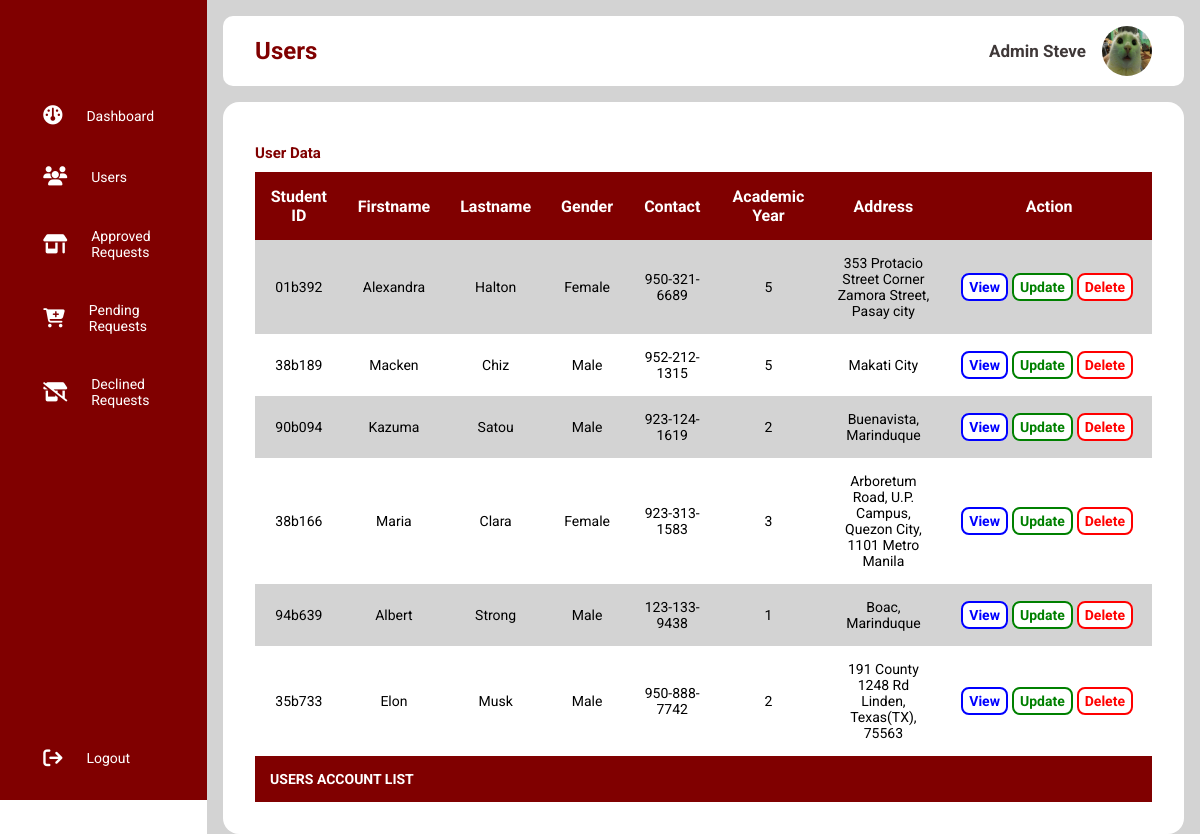
Screenshot of /admin/users.php (signed in) with the database file from the repository.
### tables this page shows
CREATE TABLE `users` (
  `id` int(11) NOT NULL,
  `student_id` varchar(25) NOT NULL,
  `firstname` varchar(50) NOT NULL,
  `lastname` varchar(25) NOT NULL,
  `gender` varchar(10) NOT NULL,
  `email_address` varchar(50) NOT NULL,
  `password` varchar(255) NOT NULL,
  `contact_no` varchar(12) NOT NULL,
  `address` varchar(255) NOT NULL,
  `course` varchar(255) NOT NULL,
  `academic_year` varchar(255) NOT NULL,
  `access_level` varchar(25) NOT NULL,
  `image_profile` varchar(255) NOT NULL,
  `profile_status` varchar(50) NOT NULL,
  `created` timestamp NOT NULL DEFAULT current_timestamp(),
  `modified` datetime NOT NULL DEFAULT current_timestamp()
);

### object/user.php (called while the page is built, shortened)
<?php
class User {
	private $conn;
	private $table_name = "users";
	public function __construct($db) {
		$this->conn = $db;
	}
	function countUser(){
		$query = "SELECT COUNT(*) as user_count
					FROM
					" . $this->table_name . "
					WHERE
					access_level = 'student'";
		$stmt = $this->conn->prepare($query);
		$stmt->execute();
		$row = $stmt->fetch(PDO::FETCH_ASSOC);
		$user_count = $row['user_count'];
		return $user_count;
	}
}
?>

### config/core.php (called while the page is built, shortened)
<?php
$home_url="http://localhost/gtms/";
?>

### admin/users.php (the view, shortened to what this page needs)
<?php
include_once '../config/core.php';
include_once '../object/user.php';
$database = new Database();
$db = $database->getConnection();
$page_title = "Users";
include_once 'sidebar.php';
include_once 'layout_head.php';
$stmt = $db->prepare("SELECT * FROM users WHERE access_level = 'student'");
$stmt->execute();
$num = $stmt->rowCount();
?>
<div class="table_wrapper">
    <h3 class="main_title">User Data</h3>
    <?php
        if ($num>0) {
            echo "<div class='table_container'>";
            echo "<table>";
                echo "<thead>";
                    echo "<tr>";
                        echo "<th>Student ID</th>";
                        echo "<th>Firstname</th>";
                        echo "<th>Lastname</th>";
                        echo "<th>Gender</th>";
                        echo "<th>Contact</th>";
                        echo "<th>Academic Year</th>";
                        echo "<th>Address</th>";
                        echo "<th>Action</th>";
                    echo "</tr>";
                echo "</thead>";
                echo "<tbody>";
                    while ($row = $stmt->fetch(PDO::FETCH_ASSOC)) {
                        extract($row);
                        echo "<tr>";
                            echo "<td>{$student_id}</td>";
                            echo "<td>{$firstname}</td>";
                            echo "<td>{$lastname}</td>";
                            echo "<td>{$gender}</td>";
                            echo "<td>{$contact_no}</td>";
                            echo "<td>{$academic_year}</td>";
                            echo "<td>{$address}</td>";
                            echo "<td>";
                                echo "<a href='../admin/view_user.php?uid={$id}' class='action_btn1'>View</a>";
                                echo "<a href='{$home_url}admin/update_user.php?uid={$id}'class='action_btn2'>Update</a>";
                                echo "<a delete-id='{$id}' class='action_btn3 delete-object'>Delete</a>";
                        echo "</tr>";
                    }
                echo "</tbody>";
                echo "<tfoot>";
                    echo "<tr>";
                        echo "<td colspan='8' class='table_foot'>USERS ACCOUNT LIST</td>";
                    echo "</tr>";
                echo "</tfoot>";
            echo "</table>";
        }
    ?>
    </div>
<?php include_once 'layout_foot.php'; ?>

### admin/sidebar.php
<div class="sidebar">
    <div class="logo"></div>
    <ul class="menu">
        <li class="dash">
            <a href="index-admin.php">
                <i class="fa-solid fa-gauge"></i>
                <span>Dashboard</span>
            </a>
        </li>
        <li>
            <a href="users.php">
                <i class="fa-solid fa-users"></i>
                <span>Users</span>
            </a>
        </li>
        <li>
            <a href="approved_order.php">
            <i class="fa-solid fa-shop"></i>
                <span>Approved Requests</span>
            </a>
        </li>
        <li>
            <a href="pending_request.php">
            <i class="fa-solid fa-cart-plus"></i>
                <span>Pending Requests</span>
            </a>
        </li>
        <li>
            <a href="declined_order.php">
            <i class="fa-solid fa-shop-slash"></i>
                <span>Declined Requests</span>
            </a>
        </li>
        <li class="logout">
            <a href="../logout.php">
                <i class="fa-solid fa-arrow-right-from-bracket"></i>
                <span>Logout</span>
            </a>
        </li>
    </ul>
</div>

### admin/layout_head.php (shortened to what this page needs)
<!DOCTYPE html>
<html>
<head>
    <link rel="stylesheet" href="https://cdnjs.cloudflare.com/ajax/libs/font-awesome/6.5.2/css/all.min.css"/>
    <link rel="stylesheet" href="../libs/css/admin-style.css">
</head>
<body>
      <div class="main_content">
        <div class="header_wrapper">
            <div class="header_title">
                <?php
                    if ($page_title == "Dashboard"){
                        echo "<span>Primary</span>";
                        echo "<h2>{$page_title}</h2>";
                    }else{
                        echo "<h2>{$page_title}</h2>";
                    }
                ?>
            </div>
            <div class="user_info">
                <span class="title"><?php
                echo "<strong>{$_SESSION['firstname']}</strong>";
                echo "<strong>{$_SESSION['lastname']}</strong>";
                ?></span>
                <a href="#"><img src="../IMG/Admin2.jpg" alt=""></a>
            </div>
        </div>

### admin/layout_foot.php (shortened to what this page needs)
</body>
</html>

### libs/css/admin-style.css (style rules this page uses)
* { margin: 0; padding: 0; border: none; outline: none; box-sizing: border-box; font-family: Roboto; }
body { display: flex; }
.sidebar { position: sticky; top: 0; left: 0; bottom: 0; width: 110px; height: 100vh; padding: 0 1.7rem; color: white; overflow: hidden; transition: all 0.5s linear; background: maroon; }
.logo { height: 80px; padding: 16px; }
.menu { height: 88%; position: relative; list-style: none; padding: 0; }
.menu li { padding: 1rem; margin: 10px 0; border-radius: 8px; transition: all 0.5s ease-in-out; }
.menu a { color: white; font-size: 14px; text-decoration: none; display: flex; align-items: center; gap: 1.5rem; }
.menu a span { overflow: hidden; }
.menu a i { font-size: 1.2rem; }
.logout { position: absolute; bottom: 0; left: 0; width: 100%; }
.main_content { position: relative; background: lightgray; width: 100%; padding: 1rem; }
.header_wrapper img { width: 50px; height: 50px; cursor: pointer; border-radius: 100%; }
.header_wrapper { display: flex; justify-content: space-between; align-items: center; flex-wrap: wrap; background: white; border-radius: 10px; padding: 10px 2rem; margin-bottom: 1rem; }
.header_title { color: maroon; }
.user_info { display: flex; align-items: center; gap: 1rem; }
.main_title { color: maroon; padding-top: 10px; padding-bottom: 10px; font-size: 15px; width: 100%; text-align: left; }
.title { font-size: 17px; font-weight: bold; color: #3f3838; }
.table_wrapper { background: white; margin-top: 1rem; border-radius: 1rem; padding: 2rem 2rem; overflow-x: auto; }
.table_container { width: 100%; margin: 0 auto; }
table { width: 100%; border-collapse: collapse; }
thead { background: maroon; color: white; }
th { padding: 15px; text-align: center; }
tbody { background: lightgray; }
td { text-align: center; padding: 15px; font-size: 14px; color: black; }
tr:nth-child(even) { background: white; }
tfoot .table_foot { background: maroon; font-weight: bold; color: white; text-align: left; }
tfoot td { padding: 15px; color: white; }
.action_btn1, .action_btn2, .action_btn3 { text-decoration: none; border-radius: 8px; font-weight: bold; background-color: white; transition-duration: 0.3s; margin-right: 4px; padding: 4px 6px; }
.action_btn1 { border: 2px solid blue; color: blue; }
.action_btn2 { border: 2px solid green; color: green; }
.action_btn3 { border: 2px solid red; color: red; }

### rows the page displays
users: student "01b392", firstname "Alexandra", lastname "Halton", gender "Female", contact_no "950-321-6689", academic_year "5", address "353 Protacio Street Corner Zamora Street, Pasay city"
users: student "38b189", firstname "Macken", lastname "Chiz", gender "Male", contact_no "952-212-1315", academic_year "5", address "Makati City"
users: student "90b094", firstname "Kazuma", lastname "Satou", gender "Male", contact_no "923-124-1619", academic_year "2", address "Buenavista, Marinduque"
users: student "38b166", firstname "Maria", lastname "Clara", gender "Female", contact_no "923-313-1583", academic_year "3", address "Arboretum Road, U.P. Campus, Quezon City, 1101 Metro Manila"
users: student "94b639", firstname "Albert", lastname "Strong", gender "Male", contact_no "123-133-9438", academic_year "1", address "Boac, Marinduque"
users: student "35b733", firstname "Elon", lastname "Musk", gender "Male", contact_no "950-888-7742", academic_year "2", address "191 County 1248 Rd Linden, Texas(TX), 75563"

### other values shown
$page_title "Users"
$_SESSION['firstname'] "Admin"
$_SESSION['lastname'] "Steve"
